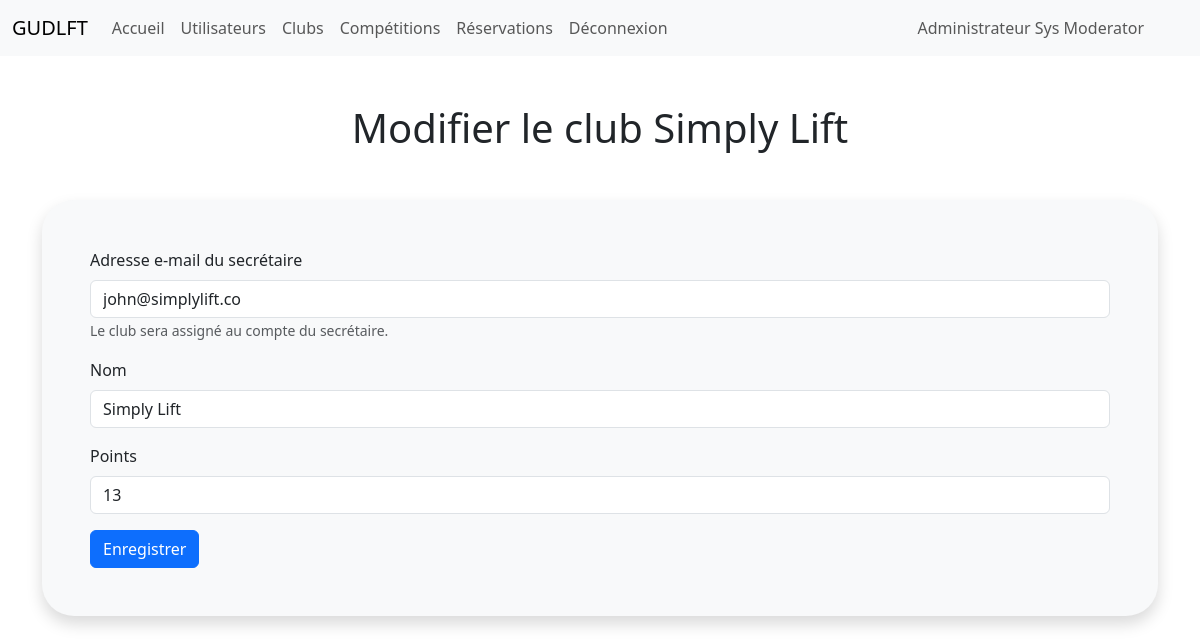
/admin/clubs/1/update/ (signed in), run on the app's committed database.
### authentication_app/models/user.py (models this page shows, shortened)
class User(db.Model, CrudMixin, UserMixin):
    IMAGE_PATH = "img/profile_photo/"
    id = db.Column(db.Integer, primary_key=True)
    role = db.Column(db.Enum("admin", "secretary"), nullable=False)
    first_name = db.Column(db.String(128), nullable=False)
    last_name = db.Column(db.String(128), nullable=False)
    birthdate = db.Column(db.Date, nullable=False)
    email = db.Column(db.String(128), unique=True, nullable=False)
    password = db.Column(db.String(128), nullable=True)
    is_activated = db.Column(db.Boolean, default=True)
    image = db.Column(db.String(255), nullable=True)
    token = db.Column(db.String(100), nullable=True, unique=True)
    token_expiration_date = db.Column(db.DateTime, nullable=True)
    created_time = db.Column(db.DateTime, default=datetime.utcnow)
    @property
    def is_admin(self) -> bool:
        return self.role == "admin"

### club_app/models/club.py (models this page shows, shortened)
class Club(db.Model, CrudMixin):
    id = db.Column(db.Integer, primary_key=True)
    secretary_id = db.Column(
        db.Integer, db.ForeignKey("user.id"), nullable=True, unique=True
    )
    name = db.Column(db.String(128), nullable=False, unique=True)
    points = db.Column(db.Integer, default=10, nullable=False)
    is_activated = db.Column(db.Boolean, default=True)
    created_time = db.Column(db.DateTime, default=datetime.utcnow)
    @property
    def email(self):
        if self.secretary_id:
            secretary = User.query.get(self.secretary_id)
            return secretary.email
        return ""

### club_app/views/admin.py (the view, shortened to what this page needs)
class UpdateClub(MethodView):
    decorators = [admin_required]
    def get(self, id):
        club = Club.query.get(id)
        form = UpdateClubForm(obj=club)
        return render_template("club_form.html", form=form, club=club)

### club_app/forms/admin.py
class UpdateClubForm(
    MixinEmailUpdate,
    MixinName,
    MixinPoints,
):
    submit = SubmitField("Enregistrer")

### authentication_app/decorator.py (called while the page is built)
def admin_required(view_func):
    @wraps(view_func)
    def decorated_view(*args, **kwargs):
        if not current_user.is_authenticated or not current_user.is_admin:
            flash("Permission refusée !", "error")
            return redirect(url_for("authentication_app_public.login"))
        return view_func(*args, **kwargs)
    return decorated_view

### club_app/templates/club_form.html
{% extends "form.html" %}
{% block title %}
    {% include 'partials/club_form_title.html' %}
{% endblock %}

### templates/form.html (shortened to what this page needs)
{% from 'bootstrap5/form.html' import render_form %}
{% extends "base.html" %}
{% block content %}
    {% block title %}{% endblock %}
    <form method="POST" enctype="multipart/form-data" class="shadow p-5 bg-body-tertiary rounded rounded-5 ">
        {{ render_form(form) }}
    </form>
{% endblock %}

### templates/partials/nav.html (shortened to what this page needs)
<nav class="navbar navbar-expand-lg bg-body-tertiary">
    <div class="container-fluid">
        <a class="navbar-brand" href="{{url_for('club_app_public.list_clubs')}}">GUDLFT</a>
      <div class="collapse navbar-collapse" id="navbarNavAltMarkup">
        <div class="navbar-nav">
          <a class="nav-link" aria-current="page" href="{{url_for('club_app_public.list_clubs')}}">
            Accueil
          </a>
          {%  if current_user.is_authenticated %}
            {% if current_user.is_admin %}
              <a class="nav-link" aria-current="page" href="{{url_for('authentication_app_admin.list_users')}}">
                Utilisateurs
              </a>
              <a class="nav-link" aria-current="page" href="{{url_for('club_app_admin.list_clubs')}}">
                Clubs
              </a>
              <a class="nav-link" href="{{ url_for('competition_app_admin.list_competitions') }}">
                Compétitions
              </a>
              <a class="nav-link" href="{{ url_for('competition_app_admin.list_reservations') }}">
                Réservations
              </a>
            {% endif %}
            <a class="nav-link" href="{{url_for('authentication_app_public.logout')}}">Déconnexion</a>
          {% else %}
            <a class="nav-link" href="{{url_for('authentication_app_public.login')}}">Connexion</a>
            <a class="nav-link" href="{{url_for('authentication_app_public.signup')}}">S'inscrire</a>
          {% endif %}
          {% if current_user.is_authenticated %}
            <a class="nav-link d-none d-xl-block d-lg-block position-absolute top-0 end-0 me-5 mt-2" href="{{ url_for('authentication_app_authenticated.my_profile') }}">
                {{ "Administrateur" if current_user.is_admin  else "Secrétaire" }} {{ current_user.first_name }} {{ current_user.last_name }}
            </a>
          {% else %}
            <a class="nav-link d-none d-xl-block d-lg-block position-absolute top-0 end-0 me-5 mt-2" href="{{ url_for('authentication_app_public.forgotten_password') }}">
              Mot de passe oublié
            </a>
          {% endif %}
        </div>
      </div>
    </div>
  </nav>

### club_app/templates/partials/club_form_title.html (shortened to what this page needs)
{% if 'clubs' in request.url and 'update' in request.url %}
  <h1 class="my-5 text-center">Modifier le club {{ club.name }}</h1>
{% endif %}

### data on the page
User: role "Administrateur", first_name "Sys", last_name "Moderator"
Club: name "Simply Lift", points "13"
User: email "john@simplylift.co"
